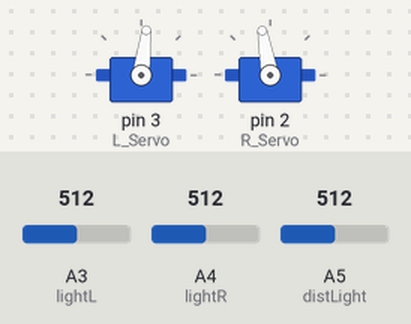
This sketch was run on a simulated Arduino Uno, built with avr-gcc and run on an emulated ATmega328P. Shown: 2 × servo. The inputs (shaded band) are chosen by the test bench; at power-on: A3 (lightL) = 512, A4 (lightR) = 512, A5 (distLight) = 512.

Above: at 5.2 s.
5.3 s: A3 (lightL) set to 650
6.8 s: A3 (lightL) set to 674
At 7.8 s:
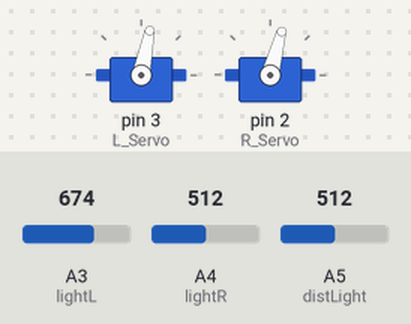
9.8 s: A3 (lightL) set to 306
12.8 s: A3 (lightL) set to 511
At 14.0 s:
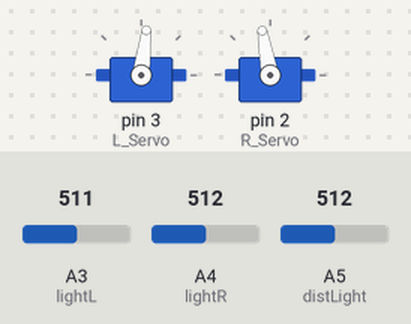
14.3 s: A4 (lightR) set to 654
15.8 s: A4 (lightR) set to 668
At 17.2 s:
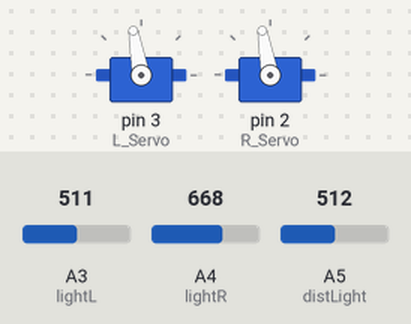
Timing chart, 0 to 66.3 s (numbered marks = the images above; inputs shaded):
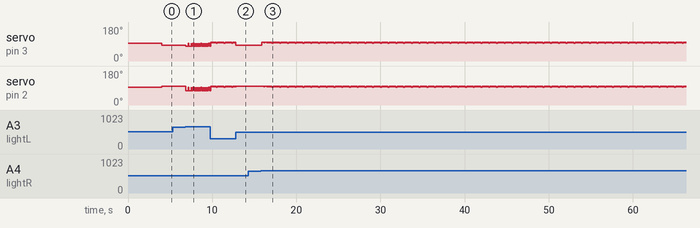

The sketch:

motortuning.ino
```cpp
#include <Servo.h>

// Creating Servo objwcts

Servo L_Servo;  // Servo DC Motor Driver (Designed for RC cars)

Servo R_Servo;  // Servo DC Motor Driver (Designed for RC cars)

const int tolerance = 150;

int error = 0;


const int lightL = A3;  // Analog input pin that the LEFT light pin is connected to

const int lightR = A4; // Analog input pin that the RIGHT light pin is connected to

const int distLight = A5;

//

int lightValueR; //will track the light sensor values (right)

int lightValueL; //will track the light sensor values (left)

int lightDistance; // to determine if we need to stop

float gain = .85;


void setup() {

  // put your setup code here, to run once:


  // initialize serial communication at 9600 bits per second:

  Serial.begin(9600);


  //Flash the LED on and Off 10x Start

  for (int i = 0; i < 10; i++) {

    digitalWrite(13, HIGH);

    delay(100);

    digitalWrite(13, LOW);

    delay(100);

  }


  // Attach Speed controller that acts like a servo to the board

  L_Servo.attach(3); //Pin 2

  R_Servo.attach(2); //Pin 3


  // initializing the motors, waiting 2 seconds before running the code

  R_Servo.writeMicroseconds(1500);

  L_Servo.writeMicroseconds(1500);

  delay(2000);


}


void loop() {

  // put your main code here, to run repeatedly:

  // initializing the motors, waiting 2 seconds before running the code

  //  R_Servo.writeMicroseconds(1580);

  //  L_Servo.writeMicroseconds(1400);

  //  delay(500);

  //  R_Servo.writeMicroseconds(1500);

  //  L_Servo.writeMicroseconds(1500);

  //  delay(1000);


  lightValueR = analogRead(lightR);

  lightValueL = analogRead(lightL);

  lightDistance = analogRead(distLight);

  error = lightValueR - lightValueL;


  //  // Turns ???

  //  /*

//      Serial.print("Error: ");

//      Serial.println(error);

//      Serial.print("Right Light Sensor: ");

//      Serial.println(lightValueR);

//      Serial.print("Left Light Sensor: ");

//      Serial.println(lightValueL);

//      Serial.print("third sensor");

//      Serial.println(lightDistance);

//      delay(500);

  //    */


//  // Turn right until threshold met

  while (lightValueR > 650 && lightValueL > 650) {

    R_Servo.writeMicroseconds(1375);

    L_Servo.writeMicroseconds(1400);

    delay(100);

    R_Servo.writeMicroseconds(1500);

    L_Servo.writeMicroseconds(1500);

    lightValueR = analogRead(lightR);

    lightValueL = analogRead(lightL);

    lightDistance = analogRead(distLight);


  }


  if (lightDistance < 45) {

    while (true) {

           R_Servo.writeMicroseconds(1500);

          L_Servo.writeMicroseconds(1500);

      // Stop forever and ever

    }

  }


  //  // Swivel RIGHT

  if (error < -tolerance) {

    R_Servo.writeMicroseconds(1320);

    L_Servo.writeMicroseconds(1360);

    delay(10);

    R_Servo.writeMicroseconds(1500);

    L_Servo.writeMicroseconds(1500);


  }

  //  // Swivel LEFT

  else if (error > tolerance) {


    R_Servo.writeMicroseconds(1570);

    L_Servo.writeMicroseconds(1570);

    delay(10);

    R_Servo.writeMicroseconds(1500);

    L_Servo.writeMicroseconds(1500);

  }

  // Drive forward

  else {

    while ( abs(error) < tolerance) {

      if (lightDistance < 55) {

        while (true) {

          R_Servo.writeMicroseconds(1500);

          L_Servo.writeMicroseconds(1500);

          // Stop forever and ever

        }

      }


      R_Servo.writeMicroseconds(1580);

      L_Servo.writeMicroseconds(1400);

      lightValueR = analogRead(lightR);

      lightValueL = analogRead(lightL);

      lightDistance = analogRead(distLight);

      error = lightValueR - lightValueL;


      delay(50);

    }

  }


}
```

Measured:
- the behaviour switches between 662 and 663 on A3 (lightL) (found by bisection; images 0 and 1)
- the behaviour switches between 661 and 662 on A4 (lightR) (found by bisection; images 2 and 3)
- after the input at 5.3 s, every drawn part: stays the same
- after the input at 6.8 s, servo on pin 3 (L_Servo): goes 79° 0.31 s, 93° 0.01 s, 79° 0.33 s, 35 × (93° 0.01 s, 79° 0.05 s), 93° 0.01 s, then 79°, starting after 0.08 s; servo on pin 2 (R_Servo): goes 75° 0.31 s, 93° 0.01 s, 75° 0.33 s, 35 × (93° 0.01 s, 75° 0.05 s), 93° 0.01 s, then 75°, starting after 0.08 s
- after the input at 12.8 s, servo on pin 2 (R_Servo): goes on until 12.8 s, then stays 100°
- after the input at 14.3 s, every drawn part: stays the same
- after the input at 15.8 s, servo on pin 3 (L_Servo): goes 100° 0.31 s, 93° 0.01 s, 100° 0.33 s, 783 × (93° 0.01 s, 100° 0.05 s), 93° 0.01 s, then 100°, starting after 0.08 s; servo on pin 2 (R_Servo): goes 93° 0.01 s, 100° 0.33 s, 783 × (93° 0.01 s, 100° 0.05 s), 93° 0.01 s, then 100°, starting after 0.39 s
